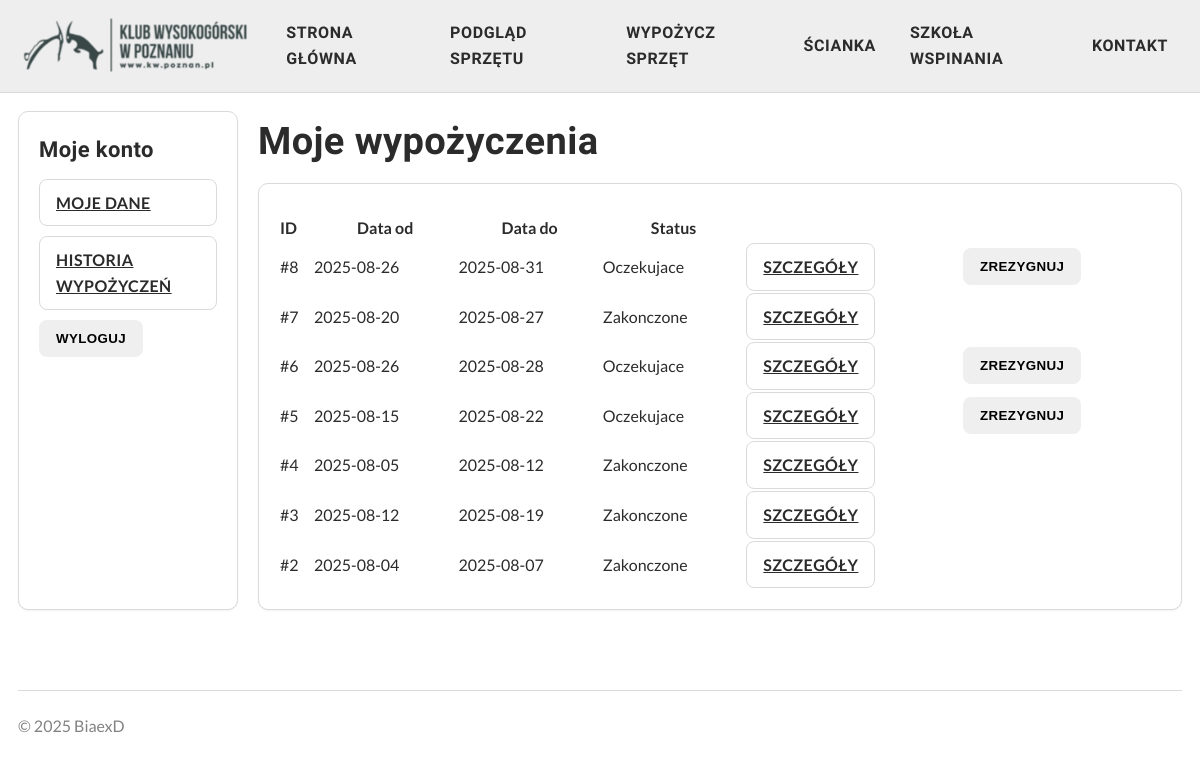
The page /my_rentals/ (signed in) on the database as committed earlier.
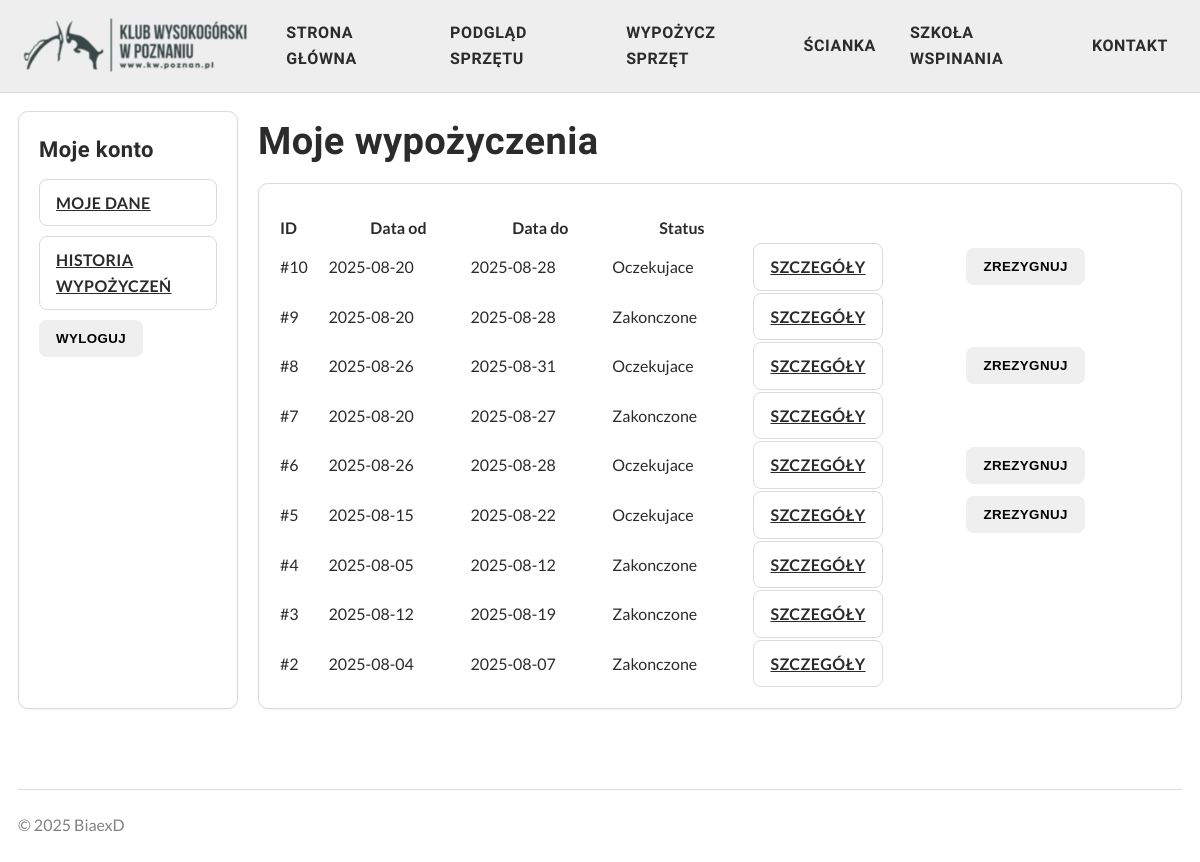
The same page on the database as committed later.
### rentals/models.py (models this page shows, shortened)
class Rental(models.Model):
    STATUS_CHOICES = [
        ('pending', 'Oczekujace'),
        ('active', 'Aktywne'),
        ('finished', 'Zakonczone'),
    ]
    user = models.ForeignKey(settings.AUTH_USER_MODEL, on_delete=models.CASCADE)
    start_date = models.DateField()
    end_date = models.DateField()
    created_at = models.DateTimeField(auto_now_add=True)
    status = models.CharField(max_length=10, choices=STATUS_CHOICES, default='pending')

### rentals/views.py (the view)
# urls.py: path('my_rentals/', views.user_rentals, name='user_rentals'),
@login_required
def user_rentals(request):
    rentals = Rental.objects.filter(user=request.user).order_by('-created_at')
    return render(request, 'rentals/user_rentals.html', {'rentals': rentals})

### rentals/context_processors.py (called while the page is built)
def cart_info(request):
    count = 0
    rental_period = None
    has_active_cart = False
    if not request.user.is_authenticated:
        return {
            'cart_count': count,
            'rental_period': rental_period,
            'has_active_cart': has_active_cart,
        }
    cart = Cart.objects.filter(user=request.user, is_active=True).first()
    if cart:
        count = CartItem.objects.filter(cart=cart).count()
        rental_period = {
            'start_date': cart.start_date,
            'end_date': cart.end_date,
        }
        has_active_cart = True
    return {
        'cart_count': count,
        'rental_period': rental_period,
        'has_active_cart': has_active_cart,
    }

### rentals/templates/rentals/user_rentals.html (shortened to what this page needs)
{% extends 'base.html' %}
{% load static %}
{% block content %}
  <div style="display:grid; grid-template-columns: 220px 1fr; gap:20px; max-width:1200px; margin:auto;">
    {% include "partials/_leftbar.html" %}
    <main>
      <h1>Moje wypożyczenia</h1>
      <div class="card" style="padding:20px; margin-top:12px;">
        {% if rentals %}
          <table style="width:100%; border-collapse:collapse; margin-top:10px;">
            <thead>
              <tr>
                <th style="text-align:left;">ID</th>
                <th>Data od</th>
                <th>Data do</th>
                <th>Status</th>
                <th></th>
                <th></th>
              </tr>
            </thead>
            <tbody>
              {% for rental in rentals %}
                <tr>
                  <td>#{{ rental.id }}</td>
                  <td>{{ rental.start_date|date:"Y-m-d" }}</td>
                  <td>{{ rental.end_date|date:"Y-m-d" }}</td>
                  <td>{{ rental.get_status_display }}</td>
                  <td>
                    <a href="{% url 'rental_detail' rental.id %}" class="btn btn--ghost">Szczegóły</a>
                  </td>
                  <td>
                    {% if rental.status != 'finished' %}
                      <form action="{% url 'finish_rental' rental.id %}" method="post" style="display:inline;">
                        <button type="submit" class="btn btn--error">Zrezygnuj</button>
                      </form>
                    {% endif %}
                  </td>
                </tr>
              {% endfor %}
            </tbody>
          </table>
        {% else %}
          <p>Nie masz żadnych wypożyczeń.</p>
        {% endif %}
      </div>
    </main>
  </div>
{% endblock %}

### templates/base.html (shortened to what this page needs)
{% load static %}
<!doctype html>
<html lang="pl">
<head>
  <link href="{% static 'css/base.css' %}" rel="stylesheet">
  <link href="{% static 'css/navbar.css' %}" rel="stylesheet">
  <link href="{% static 'css/components.css' %}" rel="stylesheet">
</head>
<body class="kw-body">
  {% include 'partials/_navbar.html' %}
  <main id="content" class="kw-container">
    {% block content %}{% endblock %}
  </main>
  {% include 'partials/_footer.html' %}
</body>
</html>

### templates/partials/_navbar.html
<header class="kw-nav" role="navigation" aria-label="Główna nawigacja">
  <div class="kw-nav__inner">
      {% load static %}
    <a href="{% url 'home' %}" class="brand">
      <img src="{% static 'img/logo1.png' %}" alt="Logo KW" style="height:60px; width:auto; margin-top:5px;">
    </a>
    <nav class="kw-nav__menu" aria-label="Menu główne">
      <div class="kw-nav__item {% block nav_start %}{% endblock %}">
            <a href="{% url 'home' %}">Strona główna</a>
      </div>
        {% if user.is_authenticated %}
      <div class="kw-nav__item has-dropdown {% block nav_klub %}{% endblock %}">
            <a href="{% url 'equipment_list' %}">Podgląd sprzętu</a>
      </div>
      <div class="kw-nav__item {% block nav_dzialalnosc %}{% endblock %}">
          <a href="{% url 'select_dates' %}">Wypożycz sprzęt</a>
      </div>
      <div class="kw-nav__item {% block nav_scianka %}{% endblock %}"><a href="#">Ścianka</a></div>
      <div class="kw-nav__item {% block nav_szkola %}{% endblock %}"><a href="#">Szkoła wspinania</a></div>
      <div class="kw-nav__item {% block nav_kontakt %}{% endblock %}"><a href="#">Kontakt</a></div>
        {% endif %}
    </nav>
  </div>
</header>

### templates/partials/_leftbar.html (shortened to what this page needs)
{% if user.is_authenticated %}
  <aside class="card" style="padding:20px;">
    <h3>Moje konto</h3>
    <nav style="display:flex; flex-direction:column; gap:10px; margin-top:10px;">
      <a href="{% url 'user_data' %}"
         class="btn btn--ghost {% if left_active == 'user_data' %}btn--active{% endif %}">
        Moje dane
      </a>
      <a href="{% url 'user_rentals' %}"
         class="btn btn--ghost {% if left_active == 'user_rentals' %}btn--active{% endif %}">
        Historia wypożyczeń
      </a>
      <form action="{% url 'logout' %}" method="post">
        <button type="submit" class="btn btn--error">Wyloguj</button>
      </form>
    </nav>
  </aside>
{% endif %}

### templates/partials/_footer.html
<footer class="kw-container" style="padding-top:40px;padding-bottom:40px;color:#666">
  <hr>
  <p class="muted">© 2025 BiaexD</p>
</footer>

### static/css/base.css (style rules this page uses)
:root { --brand:#32c24a; --brand-dark:#28a53d; --bg:#ffffff; --header-bg:#eeeeee; --text:#2b2b2b; --muted:#828282; --border:#dadada; --radius:10px; --space:18px; --space-sm:10px; --space-lg:28px; }
* { box-sizing:border-box }
html,body { height:100% }
body.kw-body { margin:0;background:var(--bg);color:var(--text); font:16px/1.6 "Lato",system-ui,-apple-system,Segoe UI,Roboto,Arial,sans-serif; }
.kw-container { max-width:1200px;margin:0 auto;padding:var(--space) }
h1,h2,h3,h4 { font-family:"Oswald",sans-serif; letter-spacing:.4px; margin:0 0 12px }
h1 { font-size:38px }
h3 { font-size:22px }
p { margin:0 0 1em }
.muted { color:var(--muted) }
hr { border:none;border-top:1px solid var(--border);margin:22px 0 }
.card { background:#fff;border:1px solid var(--border);border-radius:var(--radius);padding:var(--space);box-shadow:0 1px 2px rgba(0,0,0,.05) }
.btn { display:inline-flex;align-items:center;gap:8px;padding:10px 16px;border-radius:8px;border:1px solid transparent;font-weight:700;text-transform:uppercase;letter-spacing:.4px;cursor:pointer }
.btn--ghost { background:#fff;border-color:var(--border);color:var(--text) }

### static/css/navbar.css (style rules this page uses)
.kw-nav { background:var(--header-bg);border-bottom:1px solid var(--border) }
.kw-nav__inner { max-width:1200px;margin:0 auto;padding:10px 18px;display:flex;align-items:center;gap:18px }
.kw-nav__menu { display:flex;align-items:center;gap:6px;margin-left:auto }
.kw-nav__item>a { font-family:"Oswald",sans-serif;font-weight:600;text-transform:uppercase;letter-spacing:.6px; padding:10px 14px;border-radius:4px;text-decoration:none;color:var(--text);display:block }
.has-dropdown { position:relative }

Rows that differ between the two databases and show on the page:
added Rental: id "10", start_date "2025-08-20", end_date "2025-08-28", status "Oczekujace", shows "ZREZYGNUJ"
added Rental: id "9", start_date "2025-08-20", end_date "2025-08-28", status "Zakonczone"
